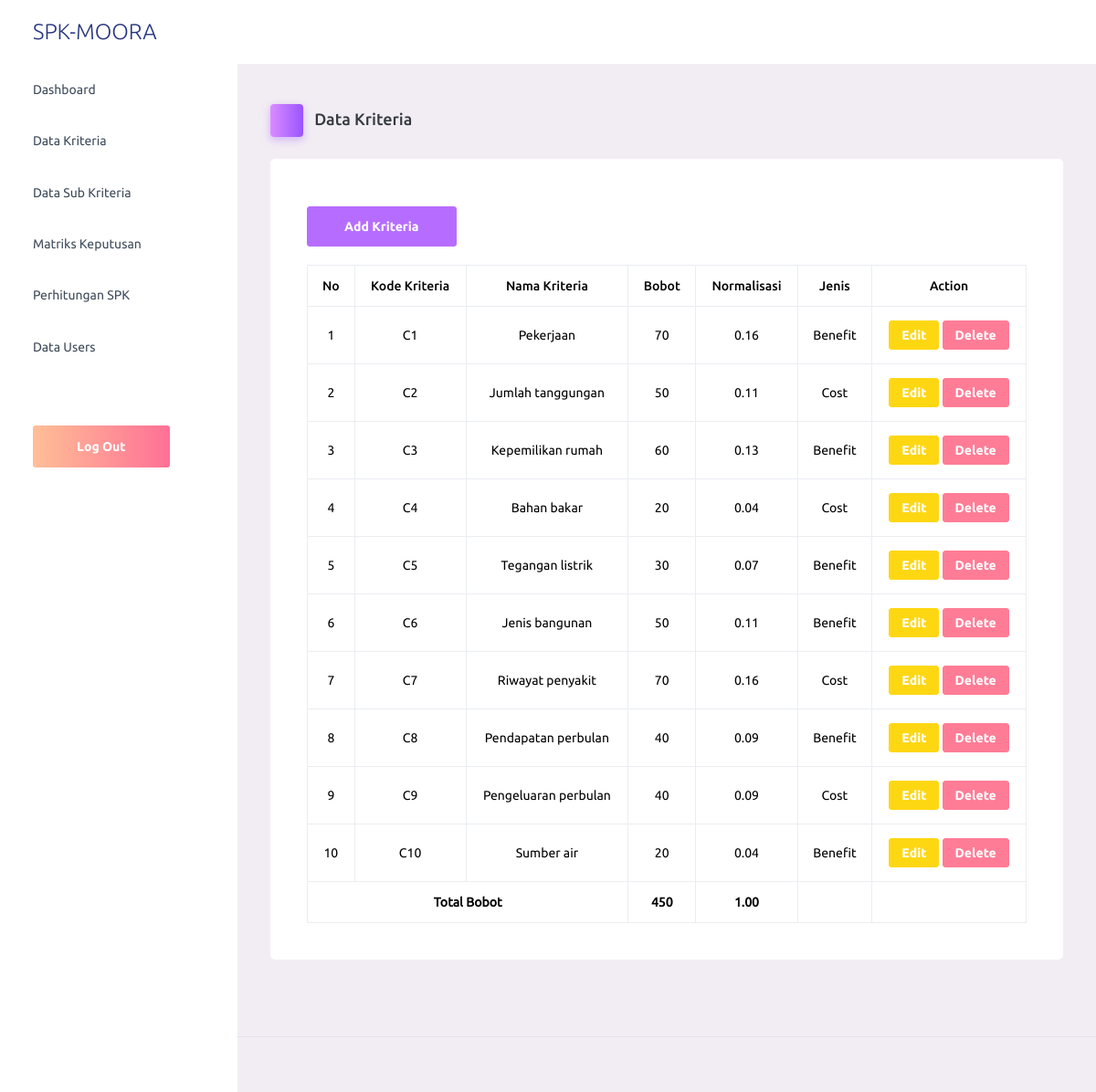
Page /pages/kriteria/index.php on the committed database.
### tables this page shows
CREATE TABLE `tbl_kriteria` (
  `id` int(11) NOT NULL,
  `kode_kriteria` varchar(5) DEFAULT NULL,
  `keterangan` varchar(100) DEFAULT NULL,
  `bobot` int(11) DEFAULT NULL,
  `jenis` varchar(10) DEFAULT NULL,
  `normalisasi` float DEFAULT NULL
);

### config/config.php (called while the page is built)
<?php
$base_url = "http://localhost/spk-moora/pages/";

### pages/kriteria/index.php (the view, shortened to what this page needs)
<?php include '../layout/headers.php'; ?>
<?php include '../layout/sidebars.php'; ?>
<div class="page-header">
    <h3 class="page-title">
        <span class="page-title-icon bg-gradient-primary text-white me-2">
            <i class="mdi mdi-account-multiple"></i>
        </span> Data Kriteria
    </h3>
</div>
<div class="col-lg-12 grid-margin stretch-card">
    <div class="card">
        <div class="card-body">
            <a href="add.php" class="btn btn-primary" style="margin-bottom: 20px;">Add Kriteria</a>
            <table class="table table-bordered">
                <thead>
                    <tr class="text-center">
                        <th> No </th>
                        <th> Kode Kriteria </th>
                        <th> Nama Kriteria </th>
                        <th> Bobot </th>
                        <th> Normalisasi </th>
                        <th> Jenis </th>
                        <th> Action </th>
                    </tr>
                </thead>
                <tbody>
                    <?php
                    $no = 1;
                    $totalNormalisasi = 0;
                    $sql = mysqli_query($koneksi, "SELECT SUM(bobot) as total_bobot FROM tbl_kriteria");
                    $result = mysqli_fetch_assoc($sql);
                    $totalBobot = $result['total_bobot'];
                    $sql = mysqli_query($koneksi, "SELECT * FROM tbl_kriteria");
                    while ($row = mysqli_fetch_array($sql)) {
                        $normalisasi = $row['bobot'] / $totalBobot;
                        $totalNormalisasi += $normalisasi;
                    ?>
                        <tr class="text-center">
                            <td><?= $no++ ?></td>
                            <td><?= $row['kode_kriteria'] ?></td>
                            <td><?= $row['keterangan'] ?></td>
                            <td><?= $row['bobot'] ?></td>
                            <td><?= number_format($normalisasi, 2) ?></td>
                            <td><?= $row['jenis'] ?></td>
                            <td>
                                <a href="edit.php?kode_kriteria=<?= $row['kode_kriteria'] ?>" class="btn btn-warning btn-sm">Edit</a>
                                <a onclick="return confirm('Apakah Anda ingin menghapus data ini?')" class="btn btn-danger btn-sm" href="delete.php?id=<?= $row['id'] ?>">Delete</a>
                            </td>
                        </tr>
                    <?php } ?>
                </tbody>
                <tfoot>
                    <tr>
                        <th colspan="3" class="text-center">Total Bobot</th>
                        <th class="text-center"><?= number_format($totalBobot, 0) ?></th>
                        <th class="text-center"><?= number_format($totalNormalisasi, 2) ?></th>
                        <th></th>
                        <th></th>
                    </tr>
                </tfoot>
            </table>
        </div>
    </div>
</div>
<?php include '../layout/footers.php'; ?>

### pages/layout/headers.php (shortened to what this page needs)
<!DOCTYPE html>
<html lang="en">
<head>
    <link rel="stylesheet" href="../../src/assets/vendors/mdi/css/materialdesignicons.min.css">
    <link rel="stylesheet" href="../../src/assets/vendors/ti-icons/css/themify-icons.css">
    <link rel="stylesheet" href="../../src/assets/vendors/css/vendor.bundle.base.css">
    <link rel="stylesheet" href="../../src/assets/vendors/font-awesome/css/font-awesome.min.css">
    <link rel="stylesheet" href="../../src/assets/vendors/font-awesome/css/font-awesome.min.css" />
    <link rel="stylesheet" href="../../src/assets/vendors/bootstrap-datepicker/bootstrap-datepicker.min.css">
    <link rel="stylesheet" href="../../src/assets/css/style.css">
</head>
<body>

### pages/layout/sidebars.php (shortened to what this page needs)
<?php include '../../config/config.php'; ?>
<div class="container-scroller">
    <nav class="navbar default-layout-navbar col-lg-12 col-12 p-0 fixed-top d-flex flex-row">
        <div class="text-center navbar-brand-wrapper d-flex align-items-center justify-content-center">
            <a class="navbar-brand brand-logo" href="<?= $base_url ?>dashboard">SPK-MOORA</a>
        </div>
        <div class="navbar-menu-wrapper d-flex align-items-stretch">
            <button class="navbar-toggler navbar-toggler align-self-center" type="button" data-toggle="minimize">
                <span class="mdi mdi-menu"></span>
            </button>
        </div>
    </nav>
    <div class="container-fluid page-body-wrapper">
        <nav class="sidebar sidebar-offcanvas" id="sidebar">
            <ul class="nav">
                <li class="nav-item">
                    <a class="nav-link" href="<?= $base_url ?>dashboard">
                        <span class="menu-title">Dashboard</span>
                        <i class="mdi mdi-view-dashboard menu-icon"></i>
                    </a>
                </li>
                <li class="nav-item">
                    <a class="nav-link" href="<?= $base_url ?>kriteria">
                        <span class="menu-title">Data Kriteria</span>
                        <i class="mdi mdi-database menu-icon"></i>
                    </a>
                </li>
                <li class="nav-item">
                    <a class="nav-link" href="<?= $base_url ?>sub_kriteria">
                        <span class="menu-title">Data Sub Kriteria</span>
                        <i class="mdi mdi-file-tree menu-icon"></i>
                    </a>
                </li>
                <li class="nav-item">
                    <a class="nav-link" href="<?= $base_url ?>matriks_keputusan">
                        <span class="menu-title">Matriks Keputusan</span>
                        <i class="mdi mdi-format-superscript menu-icon"></i>
                    </a>
                </li>
                <li class="nav-item">
                    <a class="nav-link" href="<?= $base_url ?>proses_spk">
                        <span class="menu-title">Perhitungan SPK</span>
                        <i class="mdi mdi-calculator menu-icon"></i>
                    </a>
                </li>
                <li class="nav-item">
                    <a class="nav-link" href="<?= $base_url ?>users">
                        <span class="menu-title">Data Users</span>
                        <i class="mdi mdi-account-multiple menu-icon"></i>
                    </a>
                </li>
                <li class="nav-item sidebar-actions">
                    <span class="nav-link">
                        <a href="<?= $base_url ?>auth" class="btn btn-block btn-lg btn-gradient-danger mt-4">Log Out</a>
                    </span>
                </li>
            </ul>
        </nav>
        <div class="main-panel">
            <div class="content-wrapper">

### pages/layout/footers.php (shortened to what this page needs)
</div>
<footer class="footer">
</footer>
</div>
</div>
</div>
</body>
</html>

### rows in the picture
tbl_kriteria: kode_kriteria "C1", keterangan "Pekerjaan", bobot "70", normalisasi "0.16", jenis "Benefit"
tbl_kriteria: kode_kriteria "C2", keterangan "Jumlah tanggungan", bobot "50", normalisasi "0.11", jenis "Cost"
tbl_kriteria: kode_kriteria "C3", keterangan "Kepemilikan rumah", bobot "60", normalisasi "0.13", jenis "Benefit"
tbl_kriteria: kode_kriteria "C4", keterangan "Bahan bakar", bobot "20", normalisasi "0.04", jenis "Cost"
tbl_kriteria: kode_kriteria "C5", keterangan "Tegangan listrik", bobot "30", normalisasi "0.07", jenis "Benefit"
tbl_kriteria: kode_kriteria "C6", keterangan "Jenis bangunan", bobot "50", normalisasi "0.11", jenis "Benefit"
tbl_kriteria: kode_kriteria "C7", keterangan "Riwayat penyakit", bobot "70", normalisasi "0.16", jenis "Cost"
tbl_kriteria: kode_kriteria "C8", keterangan "Pendapatan perbulan", bobot "40", normalisasi "0.09", jenis "Benefit"
tbl_kriteria: kode_kriteria "C9", keterangan "Pengeluaran perbulan", bobot "40", normalisasi "0.09", jenis "Cost"
tbl_kriteria: kode_kriteria "C10", keterangan "Sumber air", bobot "20", normalisasi "0.04", jenis "Benefit"

### other values in the picture
$totalBobot "450"
$totalNormalisasi "1.00"
